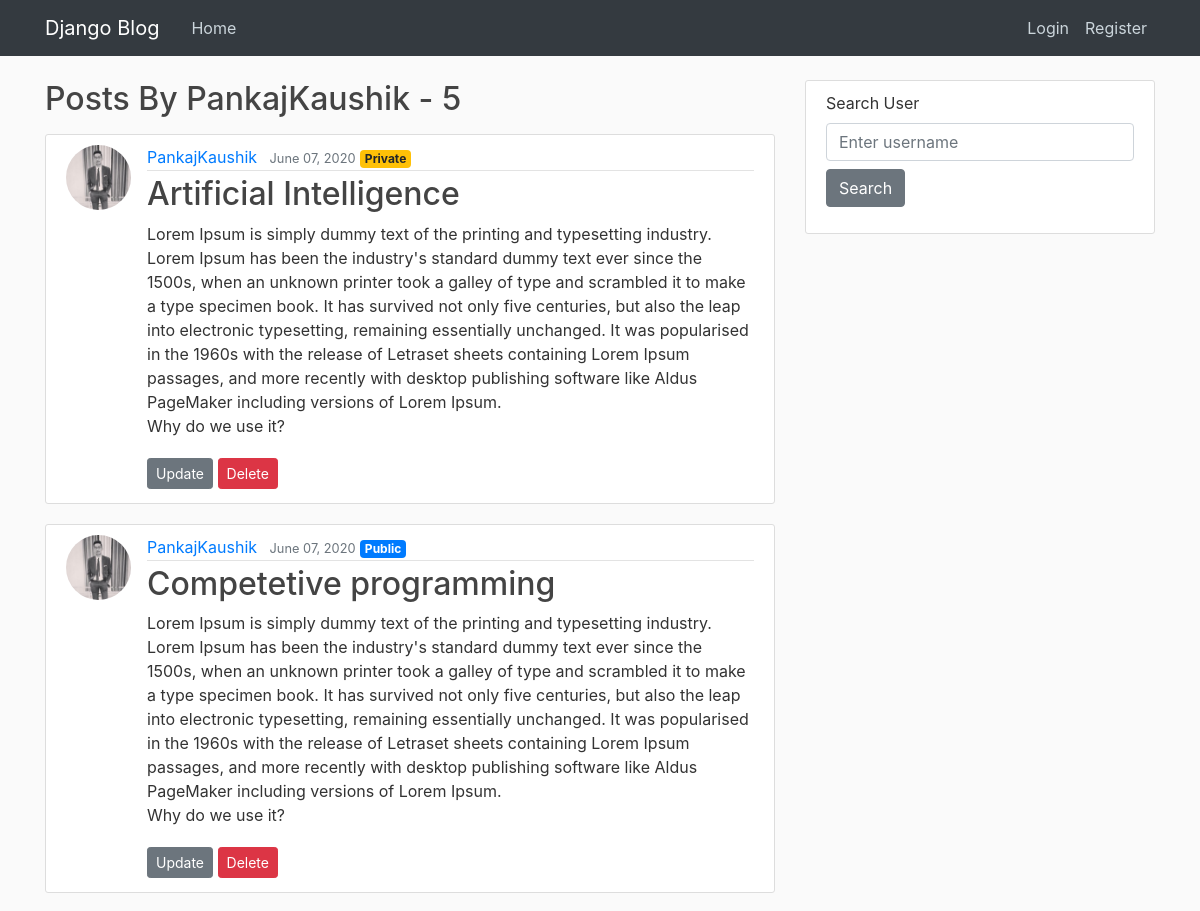
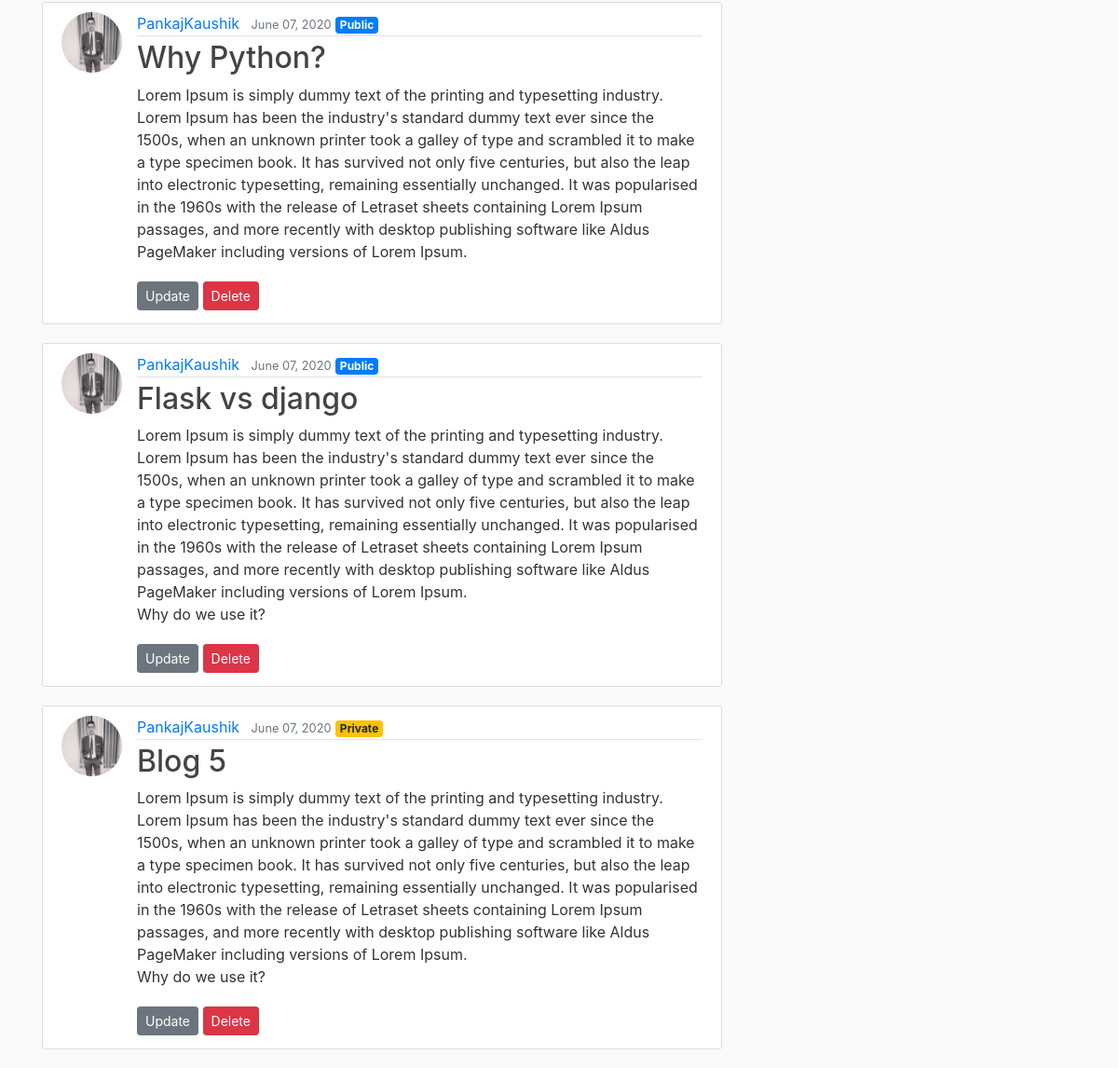
Page /user/PankajKaushik on the committed database (2 pictures, top to bottom).
### blog/models.py (models this page shows, shortened)
class Post(models.Model):
    title = models.CharField(max_length=100)
    image = models.ImageField(upload_to='blog_images/')
    content = models.TextField()
    date = models.DateTimeField(default=timezone.now)
    author = models.ForeignKey(User, on_delete=models.CASCADE)
    private = models.BooleanField(blank=True, default=False)

### users/models.py (models this page shows, shortened)
class Profile(models.Model):
    user = models.OneToOneField(User, on_delete=models.CASCADE)
    image = models.ImageField(default='default.jpg', upload_to='profile_pics')

### blog/views.py (the view)
# urls.py: path('user/<str:username>', UserPostListView.as_view(), name='user-posts'),
class UserPostListView(ListView):
    model = Post
    template_name = 'blog/user_posts.html'
    context_object_name = 'posts'
    paginate_by = 5
    def get_queryset(self):
        user = get_object_or_404(User, username=self.kwargs.get('username'))
        return Post.objects.filter(author=user).order_by('-date')

### blog/templates/blog/user_posts.html (shortened to what this page needs)
{% extends "blog/base.html" %}
{% block content %}
<h2 class="mb-3">Posts By {{ view.kwargs.username }} - {{ page_obj.paginator.count }}</h2>
{% if posts %}
{%for post in posts%}
<article class="media content-section">
  <img class="rounded-circle article-img" src="{{ post.author.profile.image.url }}">
  <div class="media-body">
    <div class="article-metadata">
      <a class="mr-2" href="{% url 'user-posts' post.author.username %}">{{ post.author }}</a>
      <small class="text-muted">{{ post.date| date:"F d, Y"}}</small>
      {% if post.private == True %}
      <small class="badge badge-warning">Private</small>
      {% else %}
      <small class="badge badge-primary">Public</small>
      {% endif %}
    </div>
    <h2><a class="article-title" href="{% url 'post-detail' post.id %}">{{ post.title }}</a></h2>
    <p class="article-content">{{ post.content }}</p>
    <div>
      <a class="btn btn-secondary btn-sm mt-1 mb-1" href="{% url 'post-update' post.id %}">Update</a>
      <a class="btn btn-danger btn-sm mt-1 mb-1" href="{% url 'post-delete' post.id %}">Delete</a>
    </div>
  </div>
</article>
{% endfor %}
{% endif %}
{% endblock content %}

### blog/templates/blog/base.html (shortened to what this page needs)
{% load static %}
<!DOCTYPE html>
<html>
<head>
  <link rel="stylesheet" href="https://stackpath.bootstrapcdn.com/bootstrap/4.3.1/css/bootstrap.min.css"
>
  <link rel="stylesheet" type="text/css" href="{% static 'blog/main.css' %}">
</head>
<body>
  <header class="site-header">
    <nav class="navbar navbar-expand-md navbar-dark bg-dark fixed-top">
      <div class="container">
        <a class="navbar-brand mr-4" href="{% url 'blog-home' %}">Django Blog</a>
        <div class="collapse navbar-collapse" id="navbarToggle">
          <div class="navbar-nav mr-auto">
            <a class="nav-item nav-link" href="{% url 'blog-home' %}">Home</a>
          </div>
          <div class="navbar-nav">
            {% if user.is_authenticated %}
            <a class="nav-item nav-link" href="{% url 'post-create' %}">New Post</a>
            <a class="nav-item nav-link" href="{% url 'profile' %}">Profile</a>
            <a class="nav-item nav-link" href="{% url 'logout' %}">Logout</a>
            {% else %}
            <a class="nav-item nav-link" href="{% url 'login' %}">Login</a>
            <a class="nav-item nav-link" href="{% url 'register' %}">Register</a>
            {% endif %}
          </div>
        </div>
      </div>
    </nav>
  </header>
  <main role="main" class="container">
    <div class="row">
      <div class="col-md-8">
        {% block content %}{% endblock %}
      </div>
      <div class="col-md-4">
        <div class="content-section">
          <form action="{% url 'search' %}">
            <div class="form-group">
              <label for="exampleFormControlInput1">Search User</label>
              <input type="text" class="form-control" name="username" placeholder="Enter username">
              <button type="submit" class="btn btn-secondary mt-2">Search</button>
          </form>
        </div>
      </div>
    </div>
  </main>
</body>
</html>

### blog/static/blog/main.css (style rules this page uses)
body { background: #fafafa; color: #333333; margin-top: 5rem; }
h1, h2, h3, h4, h5, h6 { color: #444444; }
.site-header .navbar-nav .nav-link { color: #cbd5db; }
.content-section { background: #ffffff; padding: 10px 20px; border: 1px solid #dddddd; border-radius: 3px; margin-bottom: 20px; }
.article-title { color: #444444; }
.article-content { white-space: pre-line; }
.article-img { height: 65px; width: 65px; margin-right: 16px; }
.article-metadata { padding-bottom: 1px; margin-bottom: 4px; border-bottom: 1px solid #e3e3e3 }

### rows in the picture
Post: author.profile.image (picture), author "PankajKaushik", date "June 07, 2020", private "Private", title "Artificial Intelligence", content "Lorem Ipsum is simply dummy text of the printing and typesetting industry. Lorem Ipsum has been the industry's standard dummy text ever since the 1500s, when an unknown printer took a galley of type and scrambled it to make a type specimen book. It has survived not only five centuries, but also the leap into electronic typesetting, remaining essentially unchanged. It was popularised in the 1960s with the release of Letraset sheets containing Lorem Ipsum passages, and more recently with desktop publishing software like Aldus PageMaker including versions of Lorem Ipsum. Why do we use it?"
Post: author.profile.image (picture), author "PankajKaushik", date "June 07, 2020", private "Public", title "Competetive programming", content "Lorem Ipsum is simply dummy text of the printing and typesetting industry. Lorem Ipsum has been the industry's standard dummy text ever since the 1500s, when an unknown printer took a galley of type and scrambled it to make a type specimen book. It has survived not only five centuries, but also the leap into electronic typesetting, remaining essentially unchanged. It was popularised in the 1960s with the release of Letraset sheets containing Lorem Ipsum passages, and more recently with desktop publishing software like Aldus PageMaker including versions of Lorem Ipsum. Why do we use it?"
Post: author.profile.image (picture), author "PankajKaushik", date "June 07, 2020", private "Public", title "Why Python?", content "Lorem Ipsum is simply dummy text of the printing and typesetting industry. Lorem Ipsum has been the industry's standard dummy text ever since the 1500s, when an unknown printer took a galley of type and scrambled it to make a type specimen book. It has survived not only five centuries, but also the leap into electronic typesetting, remaining essentially unchanged. It was popularised in the 1960s with the release of Letraset sheets containing Lorem Ipsum passages, and more recently with desktop publishing software like Aldus PageMaker including versions of Lorem Ipsum."
Post: author.profile.image (picture), author "PankajKaushik", date "June 07, 2020", private "Public", title "Flask vs django", content "Lorem Ipsum is simply dummy text of the printing and typesetting industry. Lorem Ipsum has been the industry's standard dummy text ever since the 1500s, when an unknown printer took a galley of type and scrambled it to make a type specimen book. It has survived not only five centuries, but also the leap into electronic typesetting, remaining essentially unchanged. It was popularised in the 1960s with the release of Letraset sheets containing Lorem Ipsum passages, and more recently with desktop publishing software like Aldus PageMaker including versions of Lorem Ipsum. Why do we use it?"
Post: author.profile.image (picture), author "PankajKaushik", date "June 07, 2020", private "Private", title "Blog 5", content "Lorem Ipsum is simply dummy text of the printing and typesetting industry. Lorem Ipsum has been the industry's standard dummy text ever since the 1500s, when an unknown printer took a galley of type and scrambled it to make a type specimen book. It has survived not only five centuries, but also the leap into electronic typesetting, remaining essentially unchanged. It was popularised in the 1960s with the release of Letraset sheets containing Lorem Ipsum passages, and more recently with desktop publishing software like Aldus PageMaker including versions of Lorem Ipsum. Why do we use it?"

### other values in the picture
{{ view.kwargs.username }} "PankajKaushik"
{{ page_obj.paginator.count }} "5"
